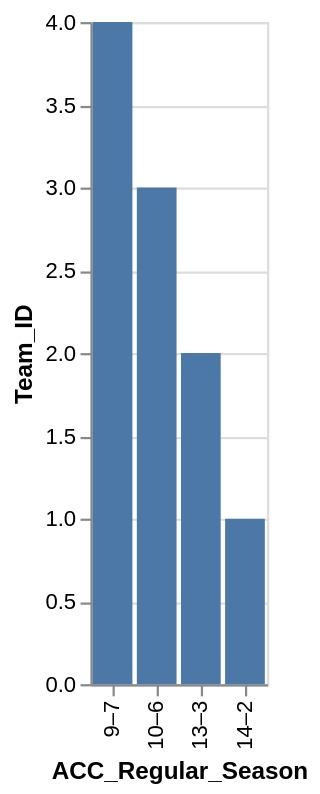

Vega-Lite specification for this chart:
### Vega-Lite specification from a JSON file in a GitHub repository (floating-point values rounded to 4 significant figures)
{"data": {"values": [{"x_data": "9–7", "y_data": 4}, {"x_data": "10–6", "y_data": 3}, {"x_data": "13–3", "y_data": 2}, {"x_data": "14–2", "y_data": 1}]}, "mark": "bar", "encoding": {"x": {"field": "x_data", "type": "nominal", "title": "ACC_Regular_Season", "sort": {"op": "sum", "field": "y_data", "order": "descending"}}, "y": {"field": "y_data", "type": "quantitative", "title": "Team_ID"}}}
